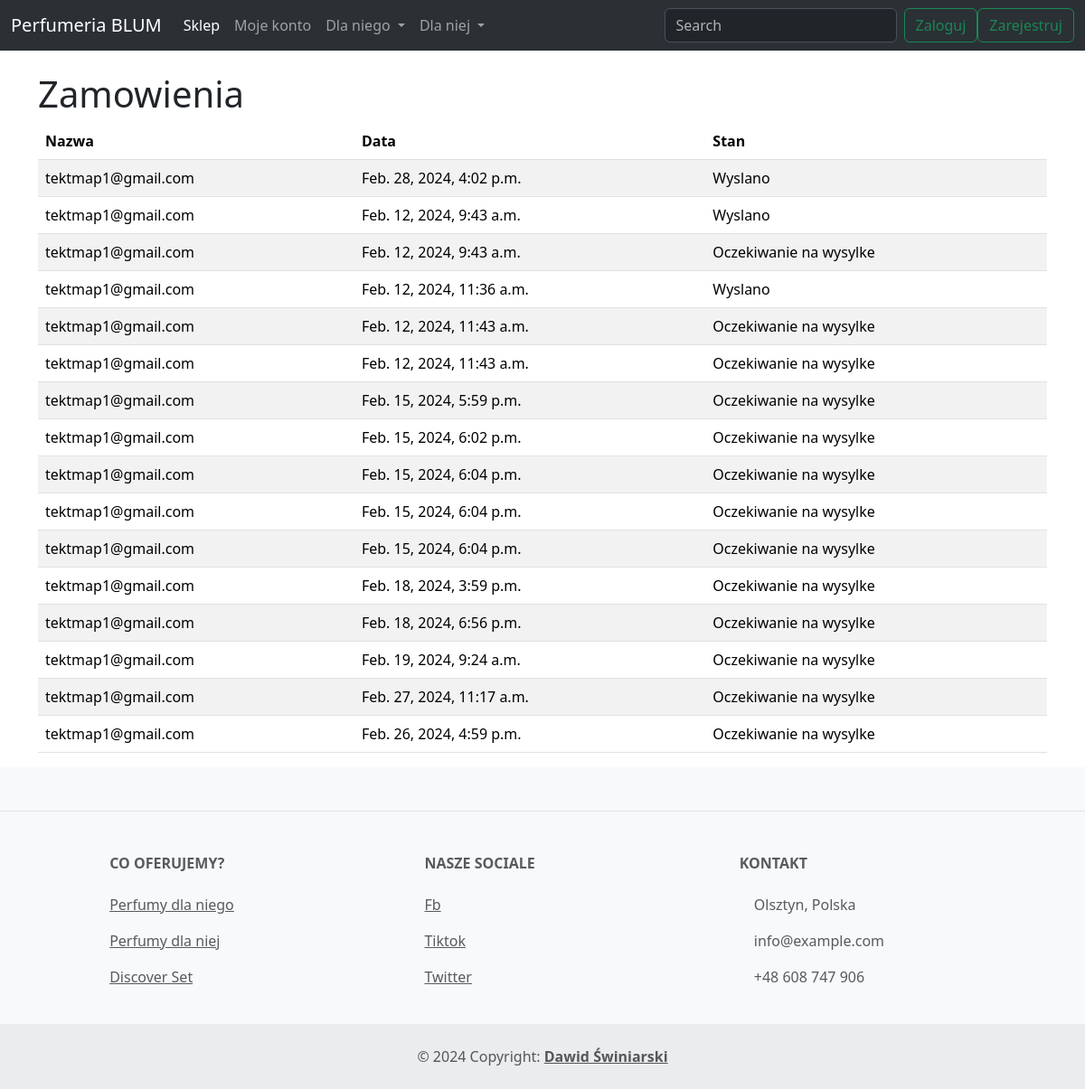
Before: /my_orders/ (signed in) with the older database file.
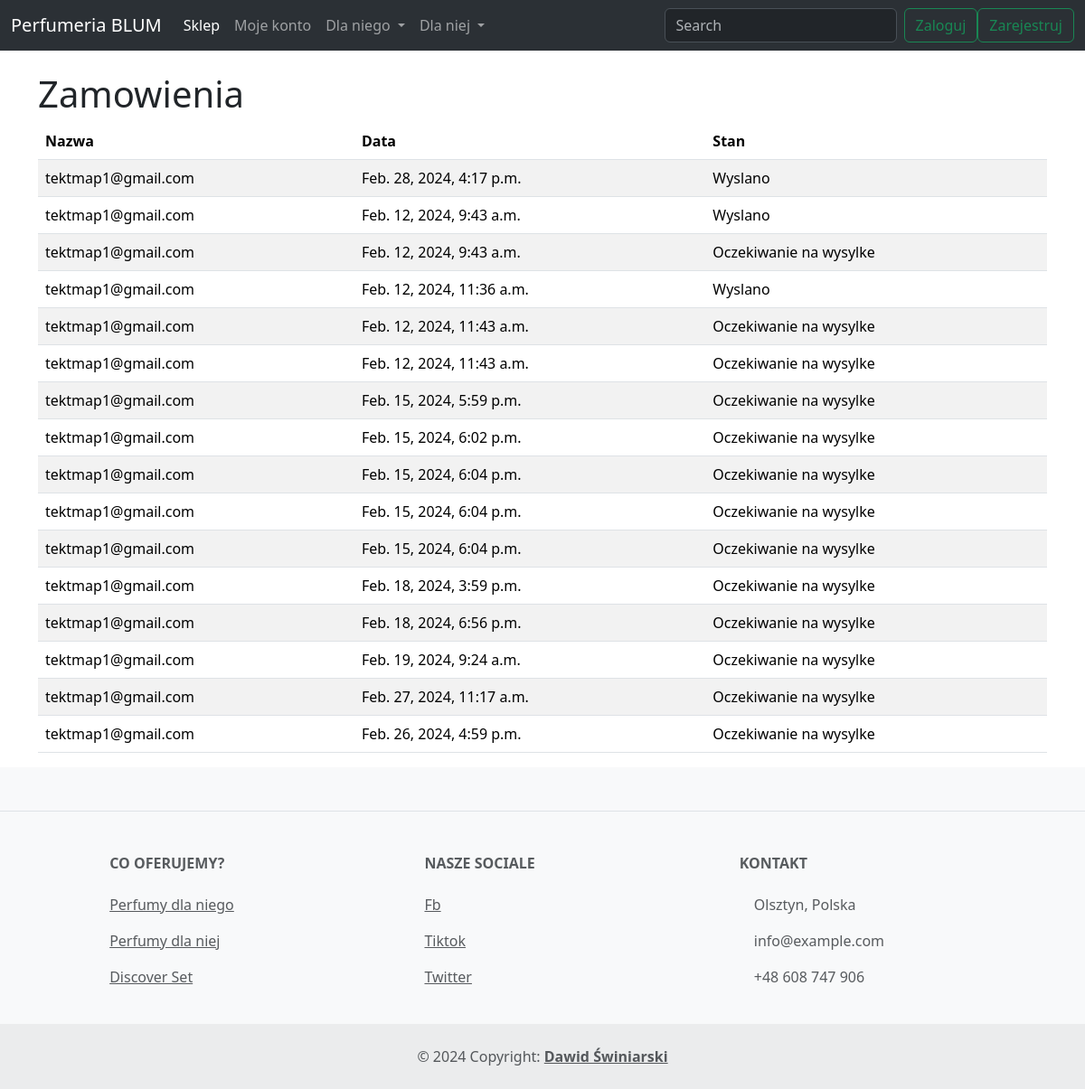
After: the same page with the newer database file.
### product/models.py (models this page shows, shortened)
class Card(models.Model):
    user = models.ForeignKey(to=User, on_delete=models.CASCADE, default="", blank=True)
    quantity = models.IntegerField(default=1, blank=True)
    price = models.IntegerField(default=0)
    street = models.CharField(max_length=100, default="", blank=True)
    city = models.CharField(max_length=100, default="", blank=True)
    postal_code = models.CharField(max_length=6, default="", blank=True)
    phone_number = models.CharField(max_length=9, default="", blank=True)
    email = models.EmailField(default="", blank=True)
    first_name = models.CharField(max_length=50, default="", blank=True)
    last_name = models.CharField(max_length=50, default="", blank=True)
    promo_code = models.CharField(max_length=10, default="", blank=True)
    is_order = models.BooleanField(default=False, blank=True)
    date = models.DateTimeField(default=django.utils.timezone.now, blank=True)
    is_shipped = models.BooleanField(default=False)
    is_delivered = models.BooleanField(default=False)

### users/models.py (models this page shows)
class User(AbstractUser):
    address = models.CharField(max_length=50,default="")
    phone_number = models.IntegerField(default=0)
    USERNAME_FIELD = 'email'
    email = models.EmailField( unique=True)  # changes email to unique and blank to false
    REQUIRED_FIELDS = []  # removes email from REQUIRED_FIELDS

### product/views.py (the view)
# urls.py: path('my_orders/',UserOrders.as_view(),name='my_orders'),
class UserOrders(View):
    def get(self, request):
        orders = Card.objects.filter(user=request.user)
        context = {
            'orders': orders
        }
        return render(request, 'product/user_orderview.html', context=context)

### templates/product/user_orderview.html (shortened to what this page needs)
{% extends 'base.html' %}
{% block content %}
    <div class="container">
         <h1 class="mt-4">Zamowienia</h1>
            <div class="row">
                <div class="col-md-12">
                    <table class="table table-striped">
                        <thead>
                            <tr>
                                <th scope="col">Nazwa</th>
                                <th scope="col">Data</th>
                                <th scope="col">Stan</th>
                            </tr>
                        </thead>
                        <tbody>
                            {% for order in orders %}
                                <tr>
                                    <td>{{ order.user.email }}</td>
                                    <td>{{ order.date }}</td>
                                    {% if order.is_shipped %}
                                        <td>Wyslano</td>
                                    {% else %}
                                        <td>Oczekiwanie na wysylke</td>
                                    {% endif %}
                                </tr>
                            {% endfor %}
                        </tbody>
                    </table>
                </div>
        </div>
     </div>
{% endblock %}

Changed rows visible on the page:
changed Card: date "Feb. 28, 2024, 4:02 p.m." → "Feb. 28, 2024, 4:17 p.m."
